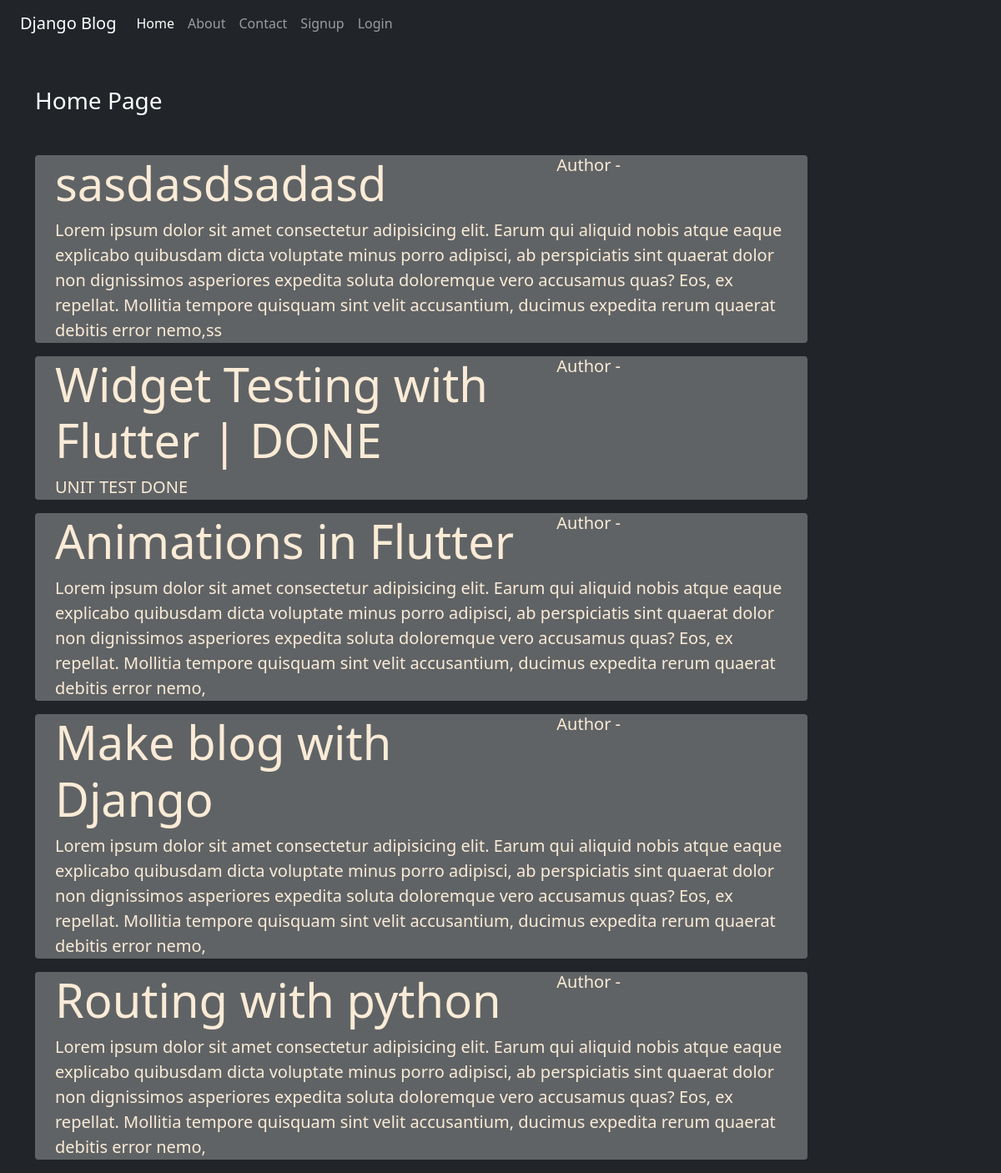
The page / on the database its author committed.
### blog/models.py (models this page shows)
class Post(models.Model):
    title = models.CharField(max_length=150)
    desc = models.TextField()
    user_id = models.IntegerField(default=0)
    user_name = models.CharField(max_length=150, default="")

### blog/views.py (the view)
# urls.py: 2. Add a URL to urlpatterns:  path('', views.home, name='home')
def home(request):
    dt = Post.objects.all()
    context = {
        'snapshots': dt,
        'home':'active',
        }
    return render(request, 'blog/home.html', context)

### blog/templates/blog/home.html
{% extends 'blog/base.html' %} {% load static %} {% block content %}
<div class="col-sm-10">
  <h3 class="text-white my-5">Home Page</h3>
  {% include 'blog/widgets/blog_widget.html' %}
</div>
{% endblock content %}

### blog/templates/blog/widgets/blog_widget.html (shortened to what this page needs)
{% if snapshots %}
    {% for snapshot in snapshots %}
        <div class="jumbotron jumbotron-fluid jumbo-color rounded">
        <div class="container">
          <div class="row">
             <div class="col-sm-8">
            <h1 class="display-4 font-weight-bold">{{snapshot.title}}</h1>
            </div>
            <div class="col-sm-4">
              <h5>Author - {{snapshot.user_name}}</h5>
            </div>
          </div>
            <p class="lead">
            {{snapshot.desc}}
            </p>
        </div>
        </div>
    {% endfor %}
{% endif %}

### blog/static/blog/css/style.css (style rules this page uses)
body { background-color: #212529; color: antiquewhite; }
.jumbo-color { background-color: rgba(255, 255, 255, 0.281) }

### rows shown on the page
Post: title "sasdasdsadasd", desc "Lorem ipsum dolor sit amet consectetur adipisicing elit. Earum qui aliquid nobis atque eaque explicabo quibusdam dicta voluptate minus porro adipisci, ab perspiciatis sint quaerat dolor non dignissimos asperiores expedita soluta doloremque vero accusamus quas? Eos, ex repellat. Mollitia tempore quisquam sint velit accusantium, ducimus expedita rerum quaerat debitis error nemo,ss"
Post: title "Widget Testing with Flutter | DONE", desc "UNIT TEST DONE"
Post: title "Animations in Flutter", desc "Lorem ipsum dolor sit amet consectetur adipisicing elit. Earum qui aliquid nobis atque eaque explicabo quibusdam dicta voluptate minus porro adipisci, ab perspiciatis sint quaerat dolor non dignissimos asperiores expedita soluta doloremque vero accusamus quas? Eos, ex repellat. Mollitia tempore quisquam sint velit accusantium, ducimus expedita rerum quaerat debitis error nemo,"
Post: title "Make blog with Django", desc "Lorem ipsum dolor sit amet consectetur adipisicing elit. Earum qui aliquid nobis atque eaque explicabo quibusdam dicta voluptate minus porro adipisci, ab perspiciatis sint quaerat dolor non dignissimos asperiores expedita soluta doloremque vero accusamus quas? Eos, ex repellat. Mollitia tempore quisquam sint velit accusantium, ducimus expedita rerum quaerat debitis error nemo,"
Post: title "Routing with python", desc "Lorem ipsum dolor sit amet consectetur adipisicing elit. Earum qui aliquid nobis atque eaque explicabo quibusdam dicta voluptate minus porro adipisci, ab perspiciatis sint quaerat dolor non dignissimos asperiores expedita soluta doloremque vero accusamus quas? Eos, ex repellat. Mollitia tempore quisquam sint velit accusantium, ducimus expedita rerum quaerat debitis error nemo,"
